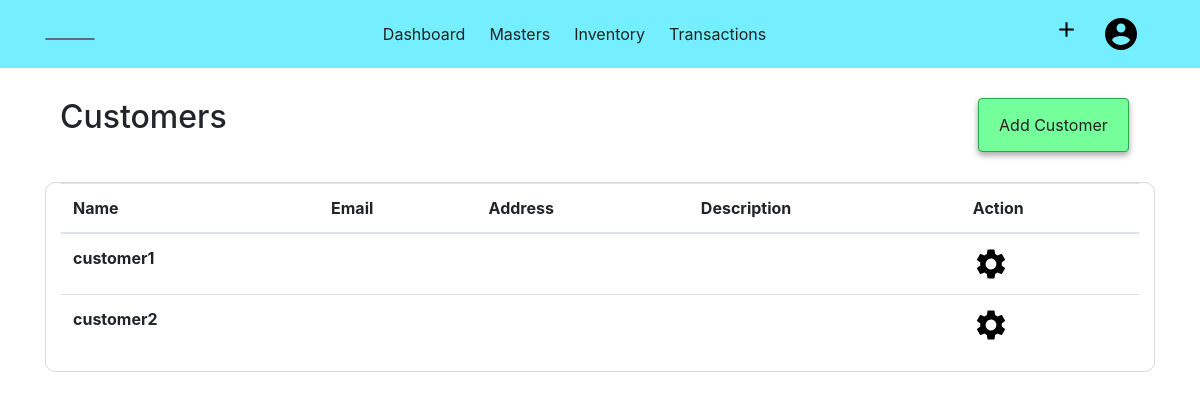
The page /customer (signed in) on the database as committed earlier.
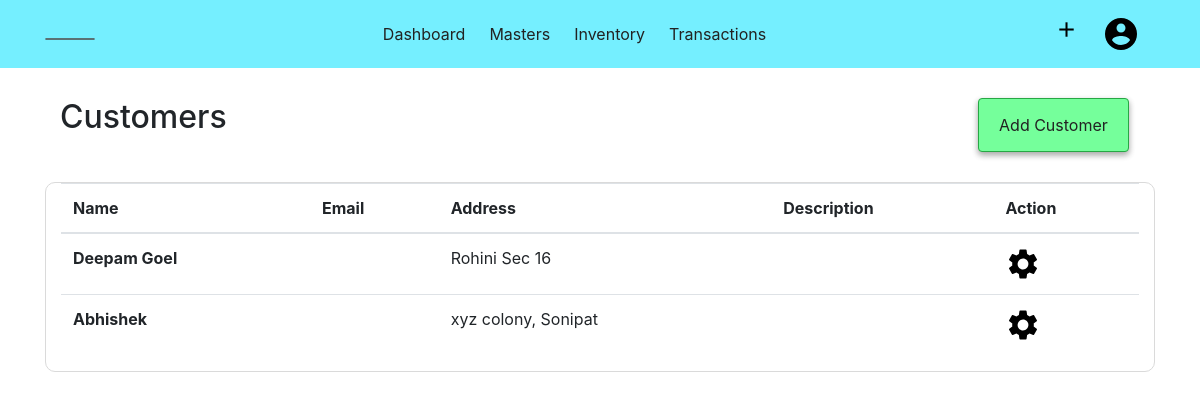
The same page on the database as committed later.
### acsystem/models.py (models this page shows, shortened)
class Customer(db.Model):
    id = db.Column(db.Integer, primary_key=True)
    name = db.Column(db.String(40), nullable=False)
    first = db.Column(db.String(40))
    last = db.Column(db.String(40))
    mailingname = db.Column(db.String(40))
    address = db.Column(db.String(100))
    country = db.Column(db.String(30))
    state = db.Column(db.String(30))
    pin = db.Column(db.Integer)
    email = db.Column(db.String(50))
    phoneno = db.Column(db.Integer)
    gstno = db.Column(db.Integer)
    openingbalance = db.Column(db.Integer, default=0, nullable=False)
    currentbalance = db.Column(db.Integer, default=0, nullable=False)
    description = db.Column(db.Text)
    company_id = db.Column(db.Integer, db.ForeignKey('company.id', ondelete="CASCADE"), nullable=False)

### acsystem/customer/routes.py (the view)
@customers.route('/customer')
@login_required
def customerlist():
    if current_user.activecompany == 0:
        flash(f"No Company is Activated! ","warning")
        return redirect(url_for('company.companies'))
    customers = Customer.query.filter_by(company_id = current_user.activecompany).all()
    return render_template('customertemplate/customerlist.html', title='Customers', customers=customers)

### acsystem/models.py (called while the page is built)
@login_manager.user_loader
def load_user(user_id):
    return User.query.get(int(user_id))

### acsystem/templates/customertemplate/customerlist.html
{% extends "layout.html"%}
{% block content %}
<div class="container">
    <div class="container-fluid">
        <h2 class="float-left">Customers</h2>
        <ul class="nav justify-content-end">
            <li class="btn btn-success">
                <a class="nav-link" href="{{ url_for('customers.addcustomer') }}">Add Customer</a>
            </li>
        </ul>
    </div>
    <div class="container-fluid" style="border:1px solid rgb(218, 218, 218); border-radius:10px;">
        <table class="table table-hover">
            <thead>
                <tr>
                    <th scope="col">Name</th>
                    <th scope="col">Email</th>
                    <th scope="col">Address</th>
                    <th scope="col">Description</th>
                    <th scope="col">Action</th>
                </tr>
            </thead>
            <tbody>
                {% for customer in customers %}
                <tr>
                    <th scope="row">{{customer.name }}</th>
                    <td>{{ customer.email }}</td>
                    <td>{{ customer.address }}</td>
                    <td>{{ customer.description }}</td>
                    <td>
                        <a href="{{ url_for('customers.showcustomer', customer_id = customer.id) }}">
                        <img src="{{ url_for('static',filename='images/setting.png') }}" alt="Setting">
                        </a>
                    </td>
                {% endfor %}
            </tbody>
        </table>
    </div>
</div>
{% endblock content %}

Rows that differ between the two databases and show on the page:
removed Customer: name "customer1"
removed Customer: name "customer2"
added Customer: name "Deepam Goel", address "Rohini Sec 16"
added Customer: name "Abhishek", address "xyz colony, Sonipat"
